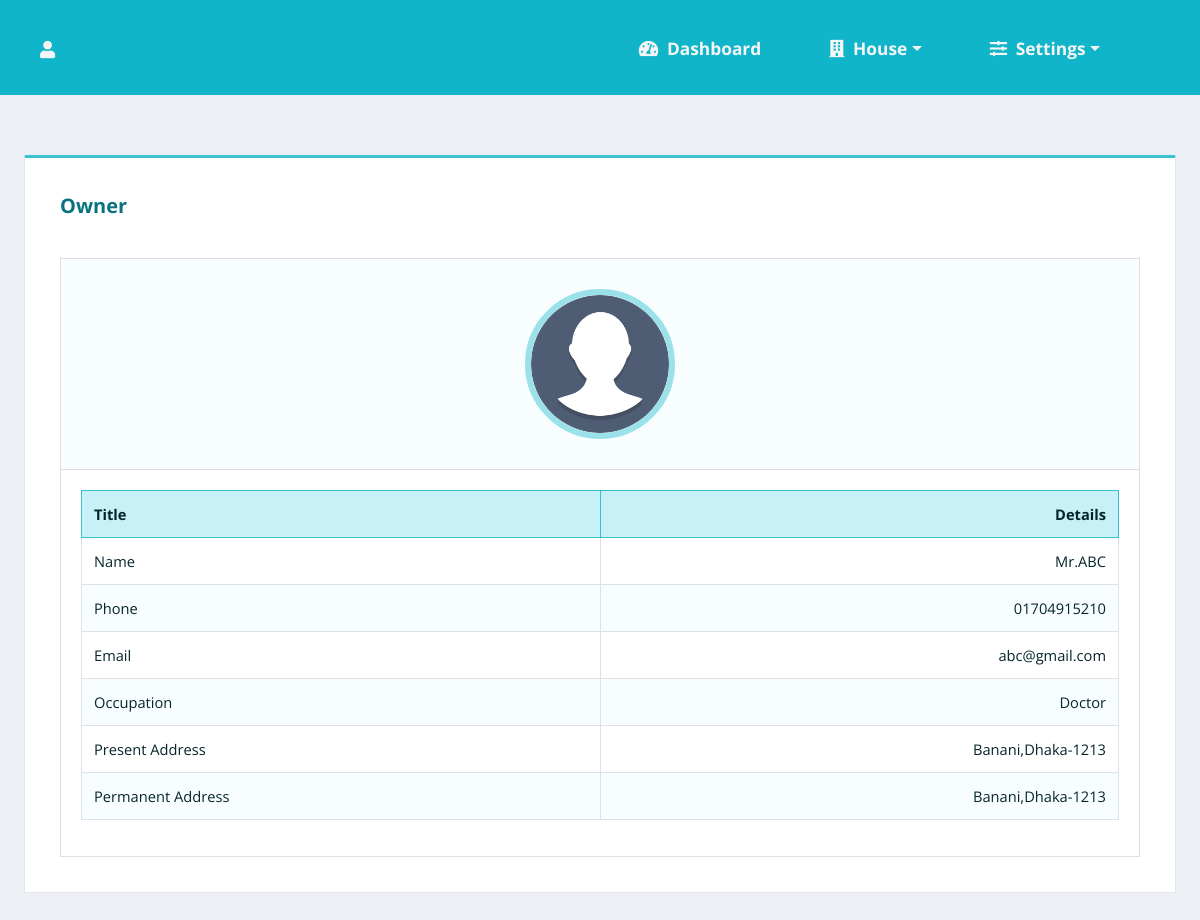
The page /HRMS_FINAL_PHP/pages/ownerinfo.php (signed in) on the database its author committed.
### tables this page shows
CREATE TABLE `owner` (
  `oid` varchar(10) NOT NULL,
  `name` varchar(25) NOT NULL,
  `nid` varchar(20) NOT NULL,
  `email` varchar(40) DEFAULT NULL,
  `phone` varchar(15) NOT NULL,
  `occupation` varchar(15) NOT NULL,
  `present_address` varchar(30) NOT NULL,
  `permanent_address` varchar(30) NOT NULL
);

### HRMS_FINAL_PHP/config/systeminit.php (called while the page is built, shortened)
<?php
    $hid=$_SESSION['HID'];
    function QUERY_AND_FETCH($conn,$sql){
        return mysqli_fetch_assoc(mysqli_query($conn,$sql));
    }
?>

### HRMS_FINAL_PHP/pages/ownerinfo.php (the view, shortened to what this page needs)
<?php
require "../config/systeminit.php";
    $result=QUERY_AND_FETCH($conn,"SELECT name AS Name, phone AS Phone, email AS Email, occupation AS Occupation,
                                   present_address AS 'Present Address', permanent_address AS 'Permanent Address'
                                   FROM owner WHERE oid=(SELECT oid FROM house WHERE hid='$hid')");
?>
<!DOCTYPE html>
<html lang="en">
<head>
<?php include "../includes/cdnstylesheets.php" ?>
    <link rel="stylesheet" href="../css/style.css">
</head>
    <body>
<?php include "../includes/nav.php" ?>
    <section class="sec2">
        <div class="table-con">
            <div class="table-card">
            <h5 class="table-card-title">Owner</h5>
                <div class="card">
                    <div class="card-header">
                        <div class="profile-icon">
                            <img src="../img/propic.png" alt="">
                        </div>
                    </div>
                    <div class="card-body">
                        <div class="ov-handler">
                        <table class="table table-bordered table-type-1">
                            <tr>
                                <th>Title</th>
                                <th>Details</th>
                            </tr>
                            <?php foreach ($result as $col => $val){ ?>
                            <tr>
                                <td><?=$col;?></td>
                                <td><?=$val;?></td>
                            </tr>
                            <?php } ?>
                        </table>
                        </div>
                    </div>
                </div>
            </div>
        </div>
    </section>
    </body>
</html>

### HRMS_FINAL_PHP/css/style.css (style rules this page uses)
body { margin: 0; padding: 0; font-family: 'Open Sans', sans-serif; background: rgba(236, 240, 245, 1.0); }
.card-header, .card-footer { border-radius: 0 !important; }
.sec2 { width: 100%; float: left; overflow: hidden; margin-top: 60px; margin-bottom: 40px; }
.table-con { width: 90%; margin: 0 auto; }
.table-card { padding: 35px; border-top: 3px solid rgba(16, 181, 202, 0.8) !important; border-left: 1px solid rgba(0, 0, 0, 0.1); border-right: 1px solid rgba(0, 0, 0, 0.1); border-bottom: 1px solid rgba(0, 0, 0, 0.1); border-top-left-radius: 2px; border-top-right-radius: 2px; background: white; overflow: hidden; }
.table-card-title { width: 70%; float: left; overflow: hidden; margin: 1px 0px 40px 0px; color: rgb(8, 114, 128); font-weight: 700; }
.table { background: white !important; }
.table-type-1 tr:nth-child(odd) { background: rgb(221, 251, 255, 0.2) !important; }
.table-type-1 td { font-size: 11pt !important; color: rgb(5, 37, 42); width: 50% !important; }
.table-type-1 td:nth-child(even) { text-align: right; }
.table-type-1 th:nth-child(even) { text-align: right !important; }
.table-type-1 th { background: rgba(167, 233, 241, 0.6) !important; border: 1px solid rgba(16, 181, 202, 0.8) !important; width: 50% !important; }
.ov-handler { width: 100%; margin: 0; padding: 0; float: left; overflow: hidden; }
.table-type-2 td, th { font-size: 11pt !important; color: rgb(5, 37, 42) !important; }
.table-card .card { width: 100% !important; border-radius: 0 !important; float: left; overflow: hidden; }
.table-card .card-header { background: rgb(221, 251, 255, 0.2) !important; padding: 30px 5px !important; margin: 0; }
.profile-icon img { position: relative; display: block; height: 150px; width: 150px; border-radius: 50%; margin: 0 auto; border: 6px solid rgba(16, 181, 202, 0.4); }
@media all and (max-width: 1300px) { .table-con { width: 96%; } }

### rows shown on the page
owner: name "Mr.ABC", phone "01704915210", email "abc@gmail.com", occupation "Doctor", present_address "Banani,Dhaka-1213", permanent_address "Banani,Dhaka-1213"

### other values the page prints
$col "Name"
$col "Phone"
$col "Email"
$col "Occupation"
$col "Present Address"
$col "Permanent Address"
